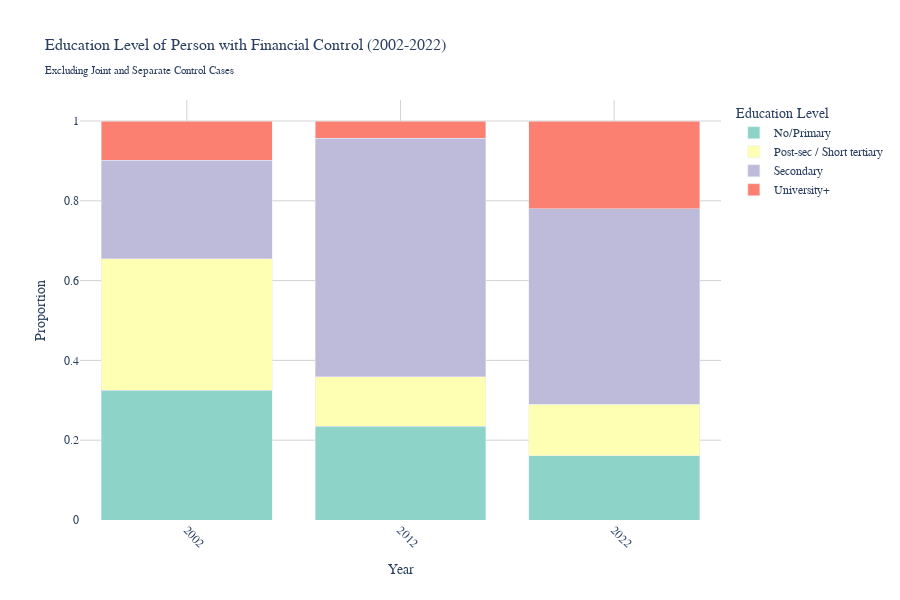

Notebook code for this chart:
### Markdown cell above
## EDUCATION LEVEL OF THE PARTNER WITH CONTROL - make different for male and female

### Code cell
# Filter for cases where one person has control (exclude shared and separate)
df_single_control = df_combined[
    (df_combined['code_income_control'] == 'respondent') 
].copy()

# Create a column for the education level of the person with control
df_single_control['controller_education'] = df_single_control.apply(
    lambda row: row['educ_4_label'] if row['code_income_control'] == 'respondent' 
                else row['SP_DEGREE'], 
    axis=1
)

# Create simplified control label
df_single_control['controller'] = df_single_control['code_income_control'].apply(
    lambda x: 'Respondent Controls' if x == 'respondent' else 'Partner Controls'
)

# Remove rows with missing education data
df_single_control = df_single_control[df_single_control['controller_education'].notna()]

# Plot 1: Education distribution of financial controllers across years
controller_edu_year = df_single_control.groupby(['controller_education', 'year']).size().reset_index(name='count')
controller_edu_year_total = df_single_control.groupby('year').size().reset_index(name='total')
controller_edu_year = controller_edu_year.merge(controller_edu_year_total, on='year')
controller_edu_year['proportion'] = controller_edu_year['count'] / controller_edu_year['total']

# Convert year to string for discrete x-axis
controller_edu_year['year'] = controller_edu_year['year'].astype(str)

fig_controller_edu_year = px.bar(controller_edu_year,
                                   x='year',
                                   y='proportion',
                                   color='controller_education',
                                   barmode='stack',
                                   title='Education Level of Person with Financial Control (2002-2022)<br><sub>Excluding Joint and Separate Control Cases</sub>',
                                   labels={'proportion': 'Proportion',
                                           'year': 'Year',
                                           'controller_education': 'Education Level'},
                                   color_discrete_sequence=px.colors.qualitative.Set3,
                                   height=600)

fig_controller_edu_year.update_layout(
    font=dict(size=12, family='Arial'),
    title_font_size=16,
    plot_bgcolor='white',
    paper_bgcolor='white'
)

fig_controller_edu_year.update_xaxes(showgrid=True, gridwidth=1, gridcolor='lightgray', tickangle=45)
fig_controller_edu_year.update_yaxes(showgrid=True, gridwidth=1, gridcolor='lightgray')

fig_controller_edu_year.show()

### Figure 1 — Plotly figure (JSON) as saved in the notebook; plotly's stock layout.template omitted (floating-point values rounded to 4 significant figures)
{"data": [{"hovertemplate": "Education Level=No/Primary<br>Year=%{x}<br>Proportion=%{y}<extra></extra>", "legendgroup": "No/Primary", "marker": {"color": "rgb(141,211,199)", "pattern": {"shape": ""}}, "name": "No/Primary", "orientation": "v", "showlegend": true, "textposition": "auto", "type": "bar", "x": ["2002", "2012", "2022"], "xaxis": "x", "y": [0.3252, 0.2348, 0.1608], "yaxis": "y"}, {"hovertemplate": "Education Level=Post-sec / Short tertiary<br>Year=%{x}<br>Proportion=%{y}<extra></extra>", "legendgroup": "Post-sec / Short tertiary", "marker": {"color": "rgb(255,255,179)", "pattern": {"shape": ""}}, "name": "Post-sec / Short tertiary", "orientation": "v", "showlegend": true, "textposition": "auto", "type": "bar", "x": ["2002", "2012", "2022"], "xaxis": "x", "y": [0.3298, 0.1243, 0.1293], "yaxis": "y"}, {"hovertemplate": "Education Level=Secondary<br>Year=%{x}<br>Proportion=%{y}<extra></extra>", "legendgroup": "Secondary", "marker": {"color": "rgb(190,186,218)", "pattern": {"shape": ""}}, "name": "Secondary", "orientation": "v", "showlegend": true, "textposition": "auto", "type": "bar", "x": ["2002", "2012", "2022"], "xaxis": "x", "y": [0.2466, 0.5976, 0.4905], "yaxis": "y"}, {"hovertemplate": "Education Level=University+<br>Year=%{x}<br>Proportion=%{y}<extra></extra>", "legendgroup": "University+", "marker": {"color": "rgb(251,128,114)", "pattern": {"shape": ""}}, "name": "University+", "orientation": "v", "showlegend": true, "textposition": "auto", "type": "bar", "x": ["2002", "2012", "2022"], "xaxis": "x", "y": [0.09832, 0.04326, 0.2195], "yaxis": "y"}], "layout": {"barmode": "stack", "font": {"family": "Arial", "size": 12}, "height": 600, "legend": {"title": {"text": "Education Level"}, "tracegroupgap": 0}, "paper_bgcolor": "white", "plot_bgcolor": "white", "title": {"font": {"size": 16}, "text": "Education Level of Person with Financial Control (2002-2022)<br><sub>Excluding Joint and Separate Control Cases</sub>"}, "xaxis": {"anchor": "y", "domain": [0, 1], "gridcolor": "lightgray", "gridwidth": 1, "showgrid": true, "tickangle": 45, "title": {"text": "Year"}}, "yaxis": {"anchor": "x", "domain": [0, 1], "gridcolor": "lightgray", "gridwidth": 1, "showgrid": true, "title": {"text": "Proportion"}}}}
